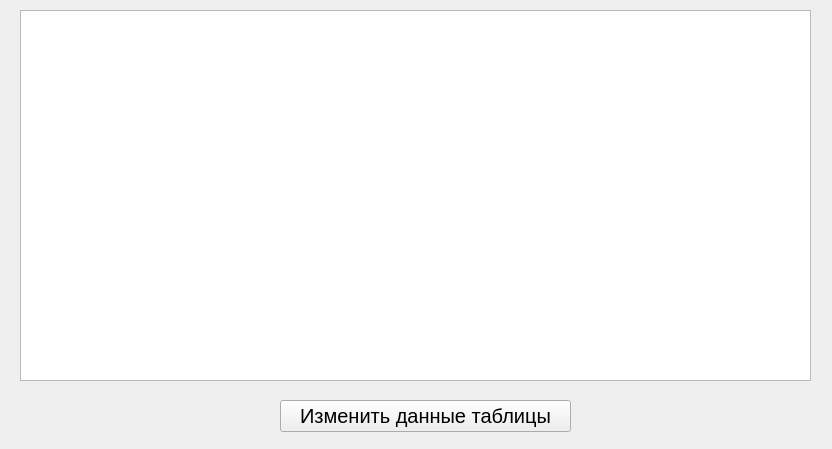
<?xml version="1.0" encoding="UTF-8"?>
<ui version="4.0">
 <class>Form</class>
 <widget class="QWidget" name="Form">
  <property name="geometry">
   <rect>
    <x>0</x>
    <y>0</y>
    <width>832</width>
    <height>449</height>
   </rect>
  </property>
  <property name="windowTitle">
   <string>Form</string>
  </property>
  <widget class="QTableWidget" name="tableWidget">
   <property name="geometry">
    <rect>
     <x>20</x>
     <y>10</y>
     <width>791</width>
     <height>371</height>
    </rect>
   </property>
   <property name="font">
    <font>
     <pointsize>11</pointsize>
    </font>
   </property>
  </widget>
  <widget class="QPushButton" name="pushButton_3">
   <property name="geometry">
    <rect>
     <x>280</x>
     <y>400</y>
     <width>291</width>
     <height>32</height>
    </rect>
   </property>
   <property name="font">
    <font>
     <pointsize>15</pointsize>
    </font>
   </property>
   <property name="text">
    <string>Изменить данные таблицы</string>
   </property>
  </widget>
 </widget>
 <resources/>
 <connections/>
</ui>
